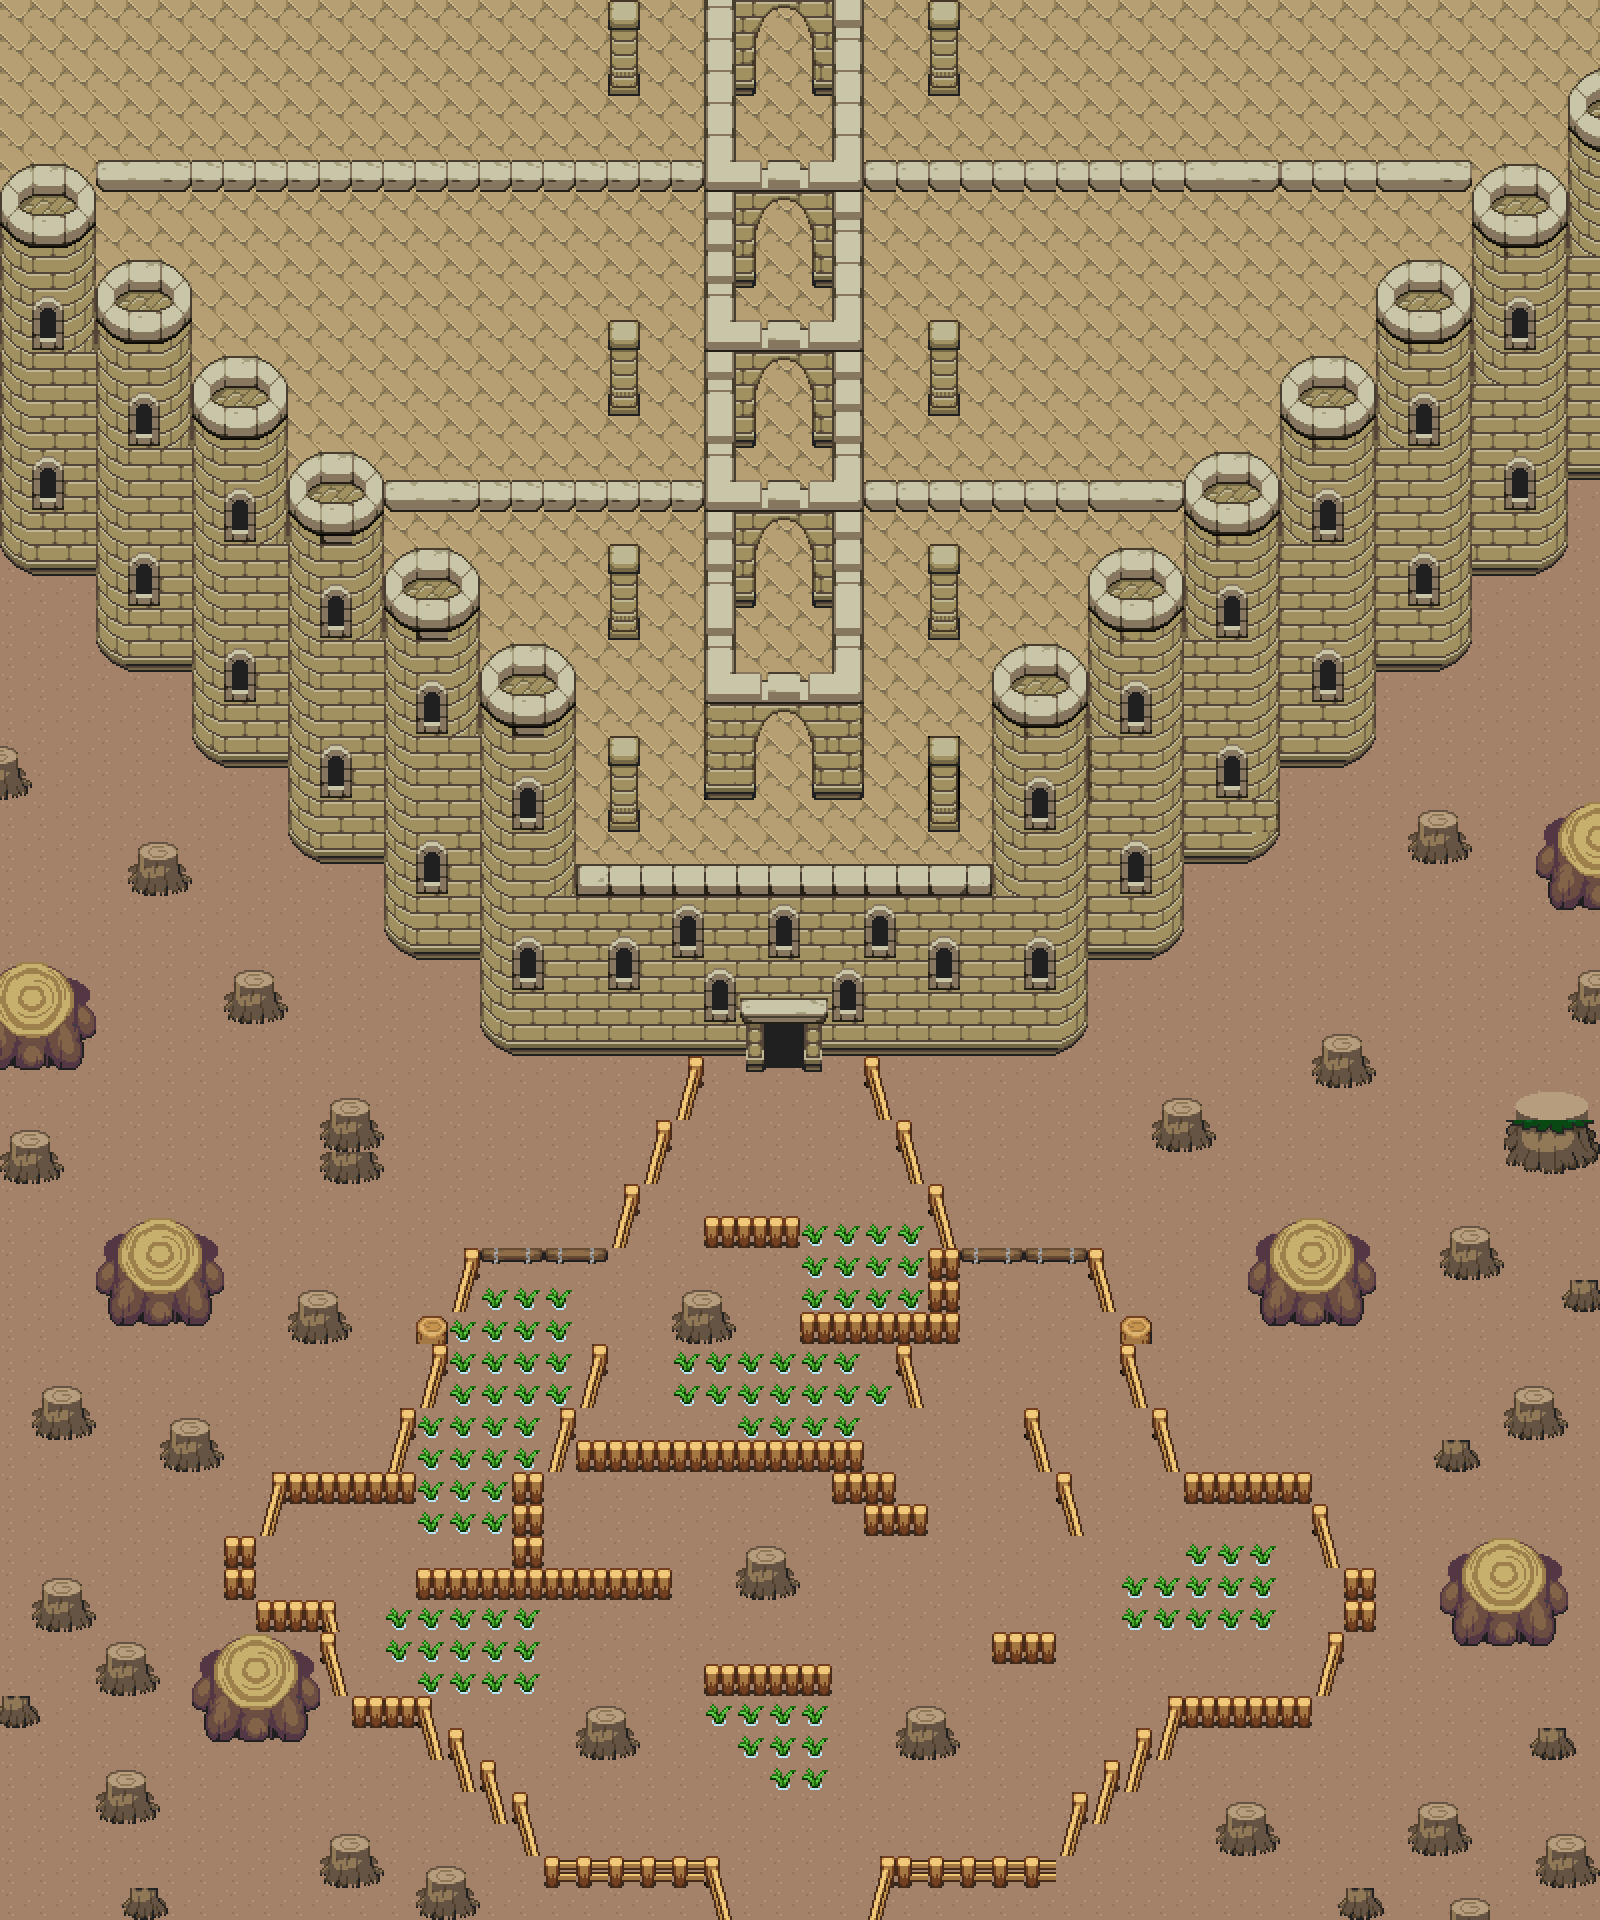

The image is a tile-based game level rendered from a .tmx file. Its description and source (layers, tilesets, objects; grid data summarised) follow:
An orthogonal 50x60 tile map with 32x32 px tiles, 4 tile layers (Tile Layer 1, Tile Layer 2, Tile Layer 3, Tile Layer 4), 2 tilesets and 4 objects (4x event).

<map version="1.10" tiledversion="1.11.1-99-gec89c545" orientation="orthogonal" renderorder="right-down" compressionlevel="0" width="50" height="60" tilewidth="32" tileheight="32" infinite="0" nextlayerid="6" nextobjectid="5">
 <tileset firstgid="1" source="../gfx/tilesets/core_outdoor.tsx" />
 <tileset firstgid="2776" source="../gfx/tilesets/oceanset_outside.tsx" />
 <layer id="1" name="Tile Layer 1" width="50" height="60">
  <data>[3000 cells, 3000 non-empty, 20 distinct tile ids]</data>
 </layer>
 <layer id="2" name="Tile Layer 2" width="50" height="60">
  <data>[3000 cells, 1459 non-empty, 95 distinct tile ids]</data>
 </layer>
 <layer id="4" name="Tile Layer 3" width="50" height="60">
  <data>[3000 cells, 0 non-empty, 0 distinct tile ids]</data>
 </layer>
 <layer id="5" name="Tile Layer 4" width="50" height="60">
  <data>[3000 cells, 0 non-empty, 0 distinct tile ids]</data>
 </layer>
 <objectgroup id="3" name="Events">
  <object id="1" name="Teleport to End of Desert" type="event" x="736" y="1888" width="32" height="32">
   <properties>
    <property name="act1" value="transition_teleport player,water_end_of_desert.tmx,42,0,0.5" />
    <property name="act2" value="char_face player,down" />
    <property name="cond1" value="is char_at player" />
    <property name="cond2" value="is char_facing player,down" />
   </properties>
  </object>
  <object id="2" name="Teleport to End of Desert" type="event" x="768" y="1888" width="32" height="32">
   <properties>
    <property name="act1" value="transition_teleport player,water_end_of_desert.tmx,43,0,0.5" />
    <property name="act2" value="char_face player,down" />
    <property name="cond1" value="is char_at player" />
    <property name="cond2" value="is char_facing player,down" />
   </properties>
  </object>
  <object id="3" name="Teleport to End of Desert" type="event" x="800" y="1888" width="32" height="32">
   <properties>
    <property name="act1" value="transition_teleport player,water_end_of_desert.tmx,44,0,0.5" />
    <property name="act2" value="char_face player,down" />
    <property name="cond1" value="is char_at player" />
    <property name="cond2" value="is char_facing player,down" />
   </properties>
  </object>
  <object id="4" name="Teleport to End of Desert" type="event" x="832" y="1888" width="32" height="32">
   <properties>
    <property name="act1" value="transition_teleport player,water_end_of_desert.tmx,45,0,0.5" />
    <property name="act2" value="char_face player,down" />
    <property name="cond1" value="is char_at player" />
    <property name="cond2" value="is char_facing player,down" />
   </properties>
  </object>
 </objectgroup>
</map>
